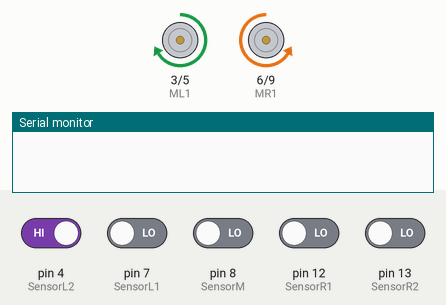
Bench run of a sketch on a simulated Arduino Uno, built with avr-gcc and run on an emulated ATmega328P. Shown: motor-driver pin pairs drawn as motors (green arrow = first pin HIGH = forward, orange = second pin HIGH = backward, longer = more drive), the last lines printed to the serial monitor. Inputs (shaded band) come from the test bench; at power-on: pin 4 (SensorL2) HIGH, pin 7 (SensorL1), pin 8 (SensorM), pin 12 (SensorR1), pin 13 (SensorR2) LOW.

Above: at 1.2 s.
1.3 s: pin 4 (SensorL2) driven LOW
At 2.8 s:
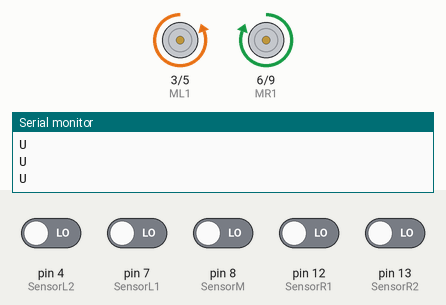
Timing chart, 0 to 4.3 s (numbered marks = the images above; inputs shaded):
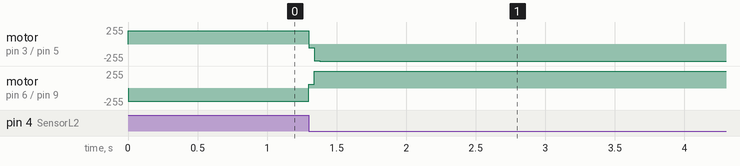

Measured:
- after the input at 1.3 s, motor on pin 3 (ML1) / pin 5 (ML2): forward 200/255 → backward 255/255 at once; motor on pin 6 (MR1) / pin 9 (MR2): backward 200/255 → forward 255/255 at once

The sketch:

arry.ino
```cpp
static char path[100],cpy_path[100],short_path[50];

int ML1 = 3;
int ML2 = 5;
int MR1 = 6;
int MR2 = 9;
int enR = 3;
int enL = 9;

int SensorL2 =  4 ;
int SensorL1 = 7 ;
int SensorM  = 8 ;
int SensorR1 = 12 ;
int SensorR2 = 13 ;


int i=0;


//Speed of the Motors

void setup() {


  pinMode(MR1, OUTPUT);
  pinMode(MR2, OUTPUT);
  pinMode(ML1, OUTPUT);
  pinMode(ML2, OUTPUT);
  pinMode(enL, OUTPUT);
  pinMode(enR, OUTPUT);
  pinMode(SensorL2, INPUT);
  pinMode(SensorL1, INPUT);
  pinMode(SensorM, INPUT);
  pinMode(SensorR1, INPUT);
  pinMode(SensorR2, INPUT);
}


void RIGHT(){
    digitalWrite(MR1, HIGH);
    digitalWrite(MR2, LOW);
    digitalWrite(ML1, LOW);
    digitalWrite(ML2, LOW );
  }
  void LEFT(){
    digitalWrite(ML1, LOW);
    digitalWrite(ML2, LOW);
    digitalWrite(MR1, HIGH);
    digitalWrite(MR2, LOW);
  }
  void FR(){
    //FORWARD
    digitalWrite(ML1, HIGH);
    digitalWrite(ML2, LOW);
    digitalWrite(MR1, HIGH);
    digitalWrite(MR2, LOW);

}
 void UT(){

    digitalWrite(ML1, LOW);
    digitalWrite(ML2, HIGH);
    digitalWrite(MR1, HIGH);
    digitalWrite(MR2, LOW);

}
 void STOP(){

    digitalWrite(ML1, LOW);
    digitalWrite(ML2, LOW);
    digitalWrite(MR1, LOW);
    digitalWrite(MR2, LOW);

}

void loop() {

  Serial.begin(9600);
  analogWrite(enR, 200);
  analogWrite(enL, 200);
  SensorL2 = digitalRead(4);
  SensorL1 = digitalRead(7);
  SensorM  = digitalRead(8);
  SensorR1 = digitalRead(12);
  SensorR2 = digitalRead(13);
  //FORWARD
 if (SensorL2 == 0 && SensorL1 == 0 && SensorM == 1 && SensorR1 == 0 && SensorR2 == 0 )
 {
   FR();
 }
 //RIGHT
 if(SensorL2 == 0 && SensorL1 == 0 && SensorM == 0 && SensorR1 == 1 && SensorR2 == 1 )
 {
   RIGHT();
    path[i]='R';
    i++;
 }
 //LEFT
 if(SensorL2 == 1 && SensorL1 == 1 && SensorM == 0 && SensorR1 == 0 && SensorR2 == 0 )
 {
   LEFT();
     path[i]='L';
    i++;
 }
 // -|
  if(SensorL2 == 1 && SensorL1 == 1 && SensorM == 1 && SensorR1 == 0 && SensorR2 == 0 )
 {
   LEFT();
   path[i]='L';
      i++;
 }
 // |-
  if(SensorL2 == 0 && SensorL1 == 0 && SensorM == 1 && SensorR1 == 1 && SensorR2 == 1 )
 {
   FR();
     path[i]='S';
      i++;
 }
 //U TURN
 if(SensorL2 == 0 && SensorL1 == 0  && SensorM == 0 && SensorR1 == 0 && SensorR2 == 0 )
 {
   UT();
    path[i]='U';
    i++;
 }
 //T POINT
if(SensorL2 == 1 && SensorL1 == 1 && SensorM == 0 && SensorR1 == 1 && SensorR2 == 1 )
{
  LEFT();
  path[i]='L';
    i++;
}
//4 WAy
if(SensorL2 == 1 && SensorL1 == 1 && SensorM == 1 && SensorR1 == 1 && SensorR2 == 1 )
{
  LEFT();
  path[i]='L';
    i++;
}

while (i==25)
  {
    for(int j=0;j<i;j++)
      Serial.println(path[j]);
  }
  if (i==30)
    void shortpath();
}
void shortpath()
{
  for (int k=0;k<i;k++)
    cpy_path[k] = path[k];
  int x,y=0;
  for( x=1;x<i;x++)
  {
    if(cpy_path[x-1]=='L'&&cpy_path[x]=='U'&&cpy_path[x+1]=='L')    //LUL
      {
        short_path[y]='S';
        y++;
      }

    if(cpy_path[x-1]=='R'&&cpy_path[x]=='U'&&cpy_path[x+1]=='R')    //RUR
      {
        short_path[y]='S';
        y++;
      }

    if(cpy_path[x-1]=='R'&&cpy_path[x]=='U'&&cpy_path[x+1]=='L')    //RUL
      {
        short_path[y]='U';
        y++;
      }

    if(cpy_path[x-1]=='L'&&cpy_path[x]=='U'&&cpy_path[x+1]=='R')    //LUR
      {
        short_path[y]='U';
        y++;
      }

    if(cpy_path[x-1]=='L'&&cpy_path[x]=='U'&&cpy_path[x+1]=='S')    //LUS
      {
        short_path[y]='R';
        y++;
      }

    if(cpy_path[x-1]=='S'&&cpy_path[x]=='U'&&cpy_path[x+1]=='L')    //SUL
      {
        short_path[y]='R';
        y++;
      }

    if(cpy_path[x-1]=='R'&&cpy_path[x]=='U'&&cpy_path[x+1]=='S')    //RUS
      {
        short_path[y]='L';
        y++;
      }

    if(cpy_path[x-1]=='S'&&cpy_path[x]=='U'&&cpy_path[x+1]=='R')    //SUR
      {
        short_path[y]='L';
        y++;
      }
    }
    for (int k=0; k<y;k++)
      Serial.print(short_path[k]+"\t");
}
```
